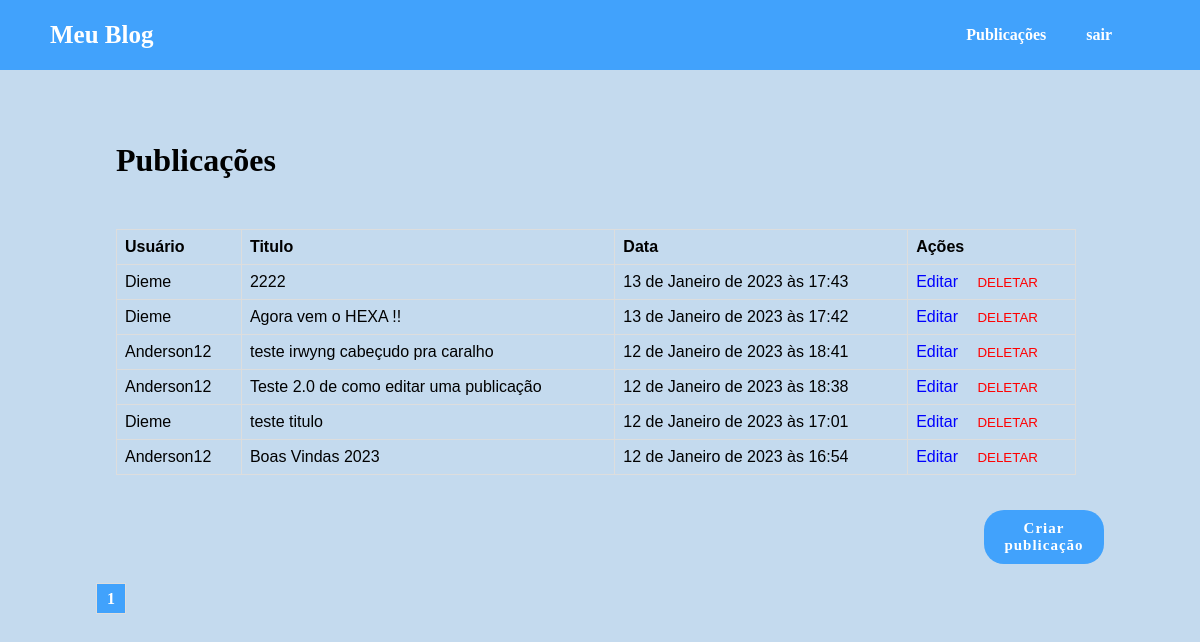
Before: /post/ (signed in) with the older database file.
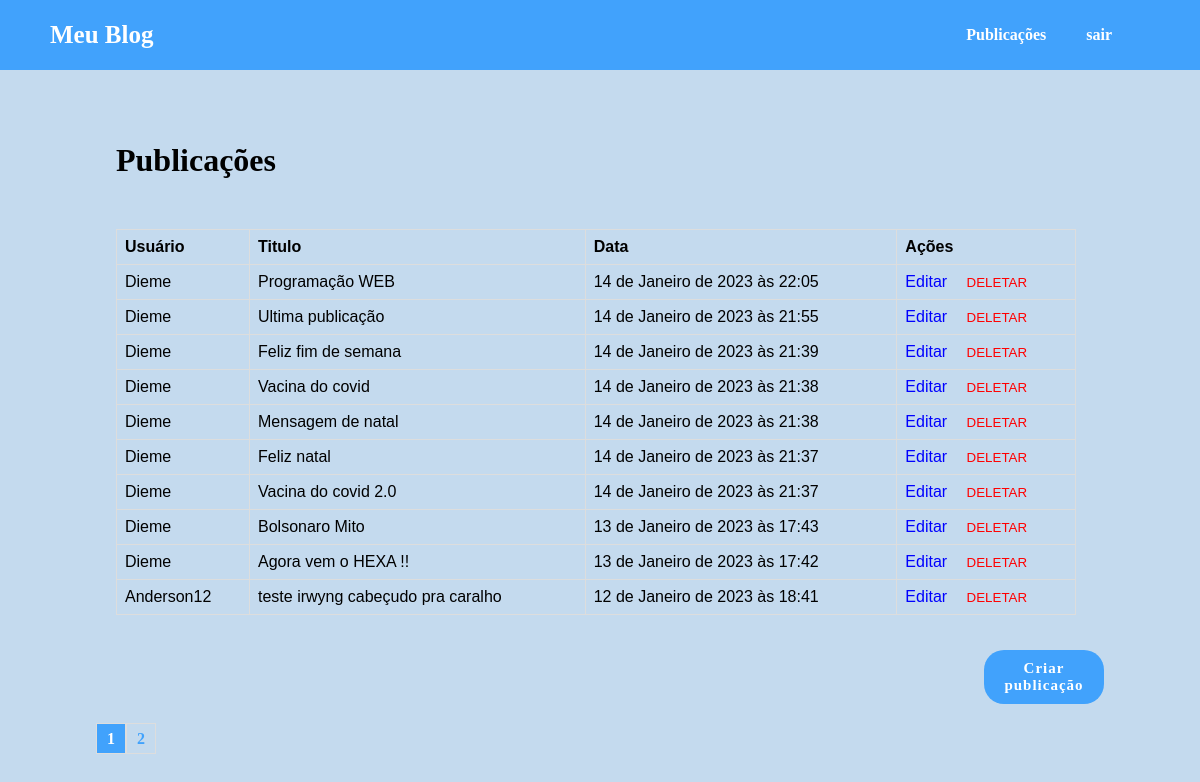
After: the same page with the newer database file.
### accounts/models.py (models this page shows, shortened)
class Post(models.Model):
    categoria = models.ForeignKey(Categoria, on_delete=models.CASCADE, related_name='categoria')
    autor = models.ForeignKey(Usuario, on_delete=models.CASCADE)
    titulo = models.CharField(max_length=255)
    publicacao = models.CharField(max_length=1000)
    date_create = models.DateTimeField(default=timezone.now)

class Usuario(models.Model):
    choices = [('AD', 'Administrador'), ('AU', 'Autor'),('CO', 'Comum')]
    nome_autor = models.CharField(max_length=100)
    sobrenome = models.CharField(max_length=100, blank=True)
    usuario = models.CharField(max_length=100)
    data_nascimento = models.DateField(blank=True, null=True)
    date_create = models.DateTimeField(default=timezone.now)
    senha = models.CharField(max_length=100)
    tipo = models.CharField(max_length=30, choices=choices, default='CO')
    def __str__(self):
        return self.nome_autor

### post/views.py (the view)
# urls.py: path('post/', include('post.urls')),
def post(request):
    usuario_id = request.session['usuario_id']
    usuario_name = request.session['usuario_name']
    usuario_tipo = request.session['usuario_tipo']
    post = Post.objects.order_by('-date_create')
    paginator = Paginator(post,10)
    page_number = request.GET.get('page')
    post = paginator.get_page(page_number)
    return render(request, 'post/post.html',{
        'posts': post,
        'usuario_id':usuario_id,
        'usuario_name':usuario_name,
        'usuario_tipo':usuario_tipo,
    })

### post/templates/post/post.html (shortened to what this page needs)
{% extends 'base.html' %}
{% block conteudo %}
<div class="main_posts">
    <h1>Publicações</h1>
    <div class="post">
        <table>
            <thead>
                <th>Usuário</th>
                <th>Titulo</th>
                <th>Data</th>
                {% if usuario_tipo == 'AU' %}
                <th>Ações</th>
                {% endif %}
            </thead>
            {% for post in posts %}
            <tbody>
                <tr>
                    <td onclick="redirect('{{ post.id }}')">{{ post.autor }}</td>
                    <td onclick="redirect('{{ post.id }}')">{{ post.titulo }}</td>
                    <td onclick="redirect('{{ post.id }}')">{{ post.date_create }}</td>
                    {% if usuario_tipo == 'AU' %}
                    <td>
                        <a class="button_post_update" href="{% url 'post_update' post.id %}" title="Editar publicação">
                            Editar
                        </a>
                        <button class="button_post_delete" onclick="alert_delete('{{ post.id }}')">DELETAR</button>
                    </td>
                    {% endif %}
                </tr>
            </tbody>
            {% endfor %}
        </table>
    </div>
    {% if usuario_tipo == 'AU' %}
    <div class="button_categorias">
        <a class="button_confirm" href="{% url 'post_create' %}">Criar publicação</a>
    </div>
    {% endif %}
    <div class="footer_paginator">
        {% for pagina in posts.paginator.page_range %}
        {% if posts.number == pagina %}
        <div class="page_select">
            <a href="?page={{ pagina }}">{{ pagina }}</a>
        </div>
        {% else %}
        <div>
            <a href="?page={{ pagina }}">{{ pagina }}</a>
        </div>
        {% endif %}
        {% endfor %}
    </div>
</div>
{%endblock%}

Changed rows visible on the page:
no longer on this page (row unchanged): Post: autor "Anderson12", titulo "Teste 2.0 de como editar uma publicação", date_create "12 de Janeiro de 2023 às 18:38"
no longer on this page (row unchanged): Post: autor "Dieme", titulo "teste titulo", date_create "12 de Janeiro de 2023 às 17:01"
no longer on this page (row unchanged): Post: autor "Anderson12", titulo "Boas Vindas 2023", date_create "12 de Janeiro de 2023 às 16:54"
added Post: autor "Dieme", titulo "Programação WEB", date_create "14 de Janeiro de 2023 às 22:05"
added Post: autor "Dieme", titulo "Ultima publicação", date_create "14 de Janeiro de 2023 às 21:55"
added Post: autor "Dieme", titulo "Feliz fim de semana", date_create "14 de Janeiro de 2023 às 21:39"
added Post: autor "Dieme", titulo "Vacina do covid", date_create "14 de Janeiro de 2023 às 21:38"
added Post: autor "Dieme", titulo "Mensagem de natal", date_create "14 de Janeiro de 2023 às 21:38"
added Post: autor "Dieme", titulo "Feliz natal", date_create "14 de Janeiro de 2023 às 21:37"
added Post: autor "Dieme", titulo "Vacina do covid 2.0", date_create "14 de Janeiro de 2023 às 21:37"
changed Post: titulo "2222" → "Bolsonaro Mito"
Other visible differences:
new list line: "2"
